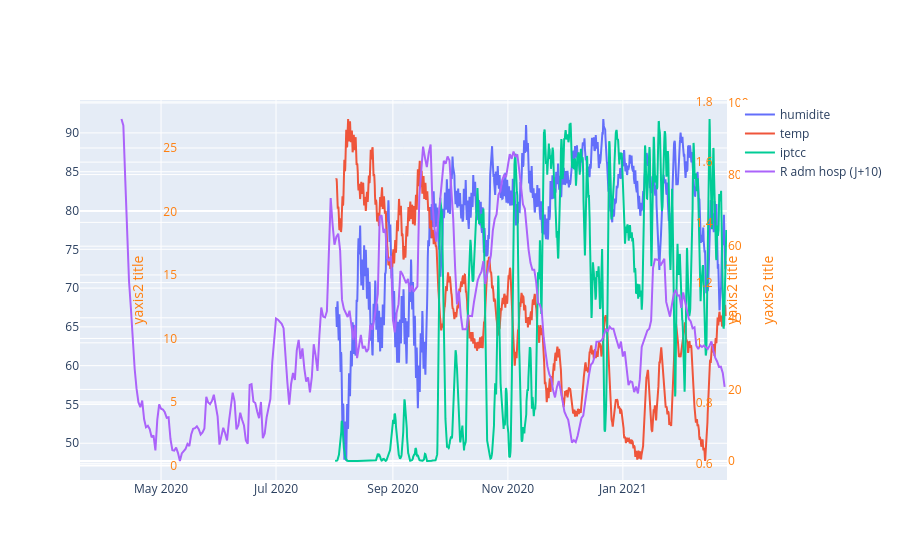

The notebook cell this image was saved under:
### Code cell
fig=go.Figure()
fig.add_trace(go.Scatter(
    x=df_meteo_groupby.date,
    y=df_meteo_groupby.u_pourcent.rolling(window=14, center=True).mean(),
    name="humidite"
))
fig.add_trace(go.Scatter(
    x=df_meteo_groupby.date,
    y=df_meteo_groupby.t_degre.rolling(window=14, center=True).mean(),
    name="temp",
    yaxis="y2"
))
fig.add_trace(go.Scatter(
    x=df_meteo_groupby.date,
    y=df_meteo_groupby.iptcc.rolling(window=7, center=True).mean(),
    name="iptcc",
    yaxis="y3"
))
fig.add_trace(go.Scatter(
    x=df_new_france.jour,
    y=df_new_france.r_incid_hosp.rolling(window=7, center=True).mean().shift(12),
    name="R adm hosp (J+10)",
    yaxis="y4"
))

fig.update_layout(
    yaxis2=dict(
            title="yaxis2 title",
            titlefont=dict(
                color="#ff7f0e"
            ),
            tickfont=dict(
                color="#ff7f0e"
            ),
            anchor="free",
            overlaying="y",
            side="left",
            position=0.15
        ),
    yaxis3=dict(
            title="yaxis2 title",
            titlefont=dict(
                color="#ff7f0e"
            ),
            tickfont=dict(
                color="#ff7f0e"
            ),
            #anchor="free",
            overlaying="y",
            side="right",
            position=1
        ),
    yaxis4=dict(
            title="yaxis2 title",
            titlefont=dict(
                color="#ff7f0e"
            ),
            tickfont=dict(
                color="#ff7f0e"
            ),
            #anchor="free",
            overlaying="y",
            side="right",
            position=0.95
        ),
)

### Figure 1 — Plotly figure (JSON) as saved in the notebook; plotly's stock layout.template omitted (floating-point values rounded to 4 significant figures; data arrays with more than 128 entries replaced by an {"elided": "..."} marker saying what was removed)
{"data": [{"name": "humidite", "type": "scatter", "x": {"elided": "1666 str values"}, "y": {"elided": "1666 float values"}}, {"name": "temp", "type": "scatter", "x": {"elided": "1666 str values"}, "y": {"elided": "1666 float values"}, "yaxis": "y2"}, {"name": "iptcc", "type": "scatter", "x": {"elided": "1666 str values"}, "y": {"elided": "1666 float values"}, "yaxis": "y3"}, {"name": "R adm hosp (J+10)", "type": "scatter", "x": {"elided": "343 str values"}, "y": {"elided": "343 float values"}, "yaxis": "y4"}], "layout": {"yaxis2": {"anchor": "free", "overlaying": "y", "position": 0.15, "side": "left", "tickfont": {"color": "#ff7f0e"}, "title": {"font": {"color": "#ff7f0e"}, "text": "yaxis2 title"}}, "yaxis3": {"overlaying": "y", "position": 1, "side": "right", "tickfont": {"color": "#ff7f0e"}, "title": {"font": {"color": "#ff7f0e"}, "text": "yaxis2 title"}}, "yaxis4": {"overlaying": "y", "position": 0.95, "side": "right", "tickfont": {"color": "#ff7f0e"}, "title": {"font": {"color": "#ff7f0e"}, "text": "yaxis2 title"}}}}
